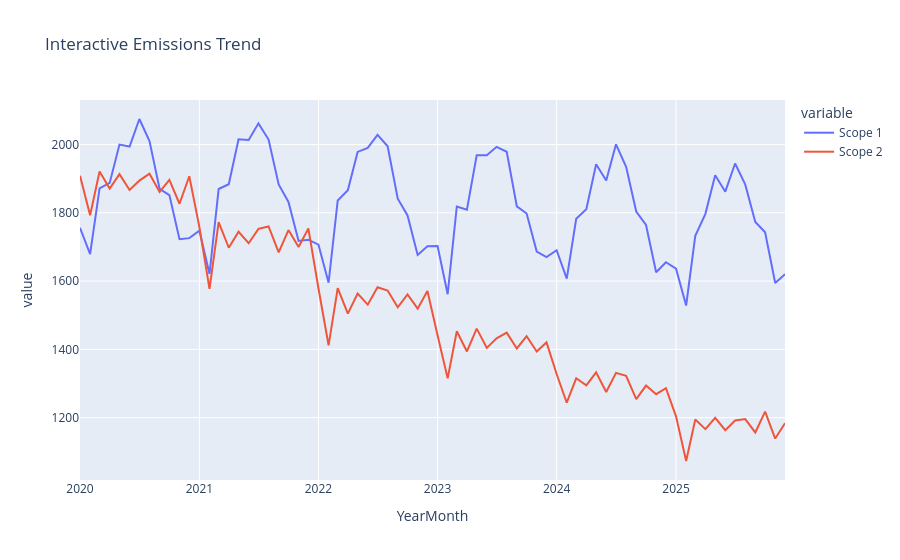

The cell this chart's notebook holds for it:
### Code cell
# Interactive Trend
fig = px.line(
    df,
    x="YearMonth",
    y=["Scope 1", "Scope 2"],
    title="Interactive Emissions Trend"
)
#fig.write_image("Interactive_emissions_trend.png", width=1200, height=800, scale=2)
#fig.write_image("Interactive_emissions_trend.svg")
#fig.write_html("Interactive_emissions_report.html")
fig.show()
